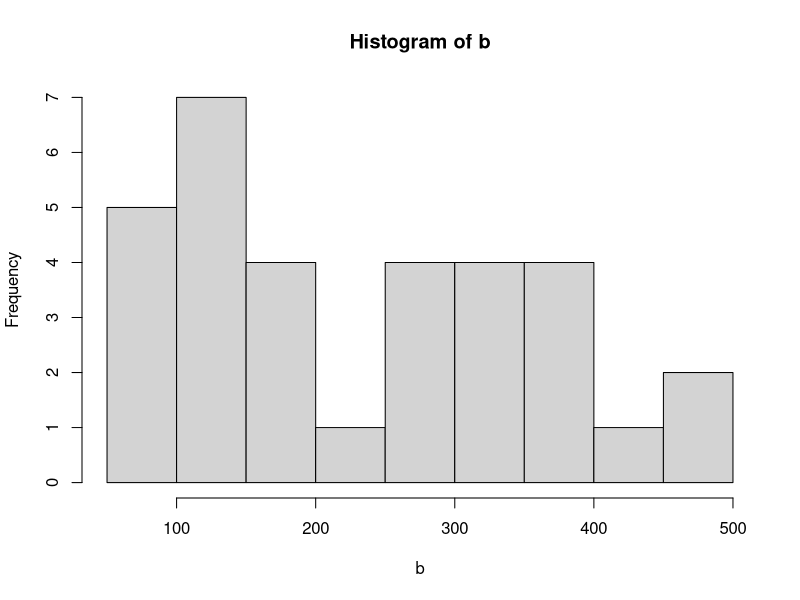
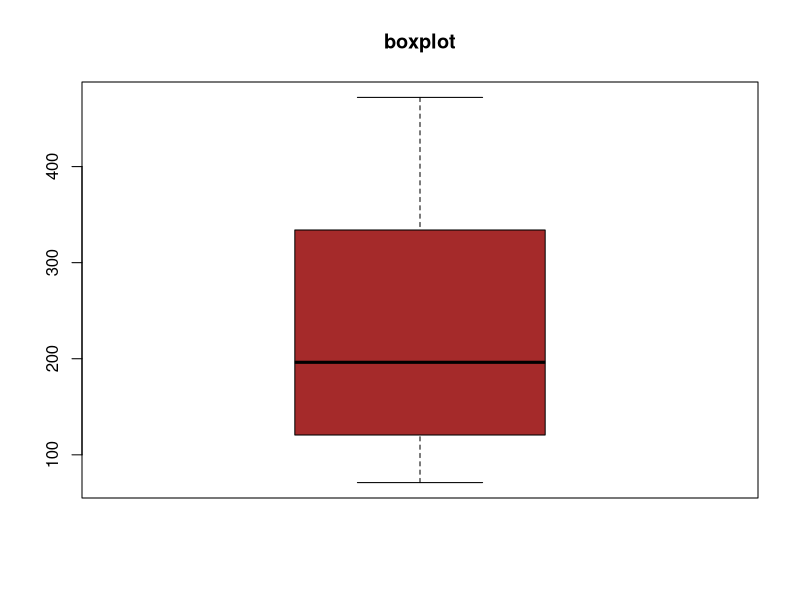
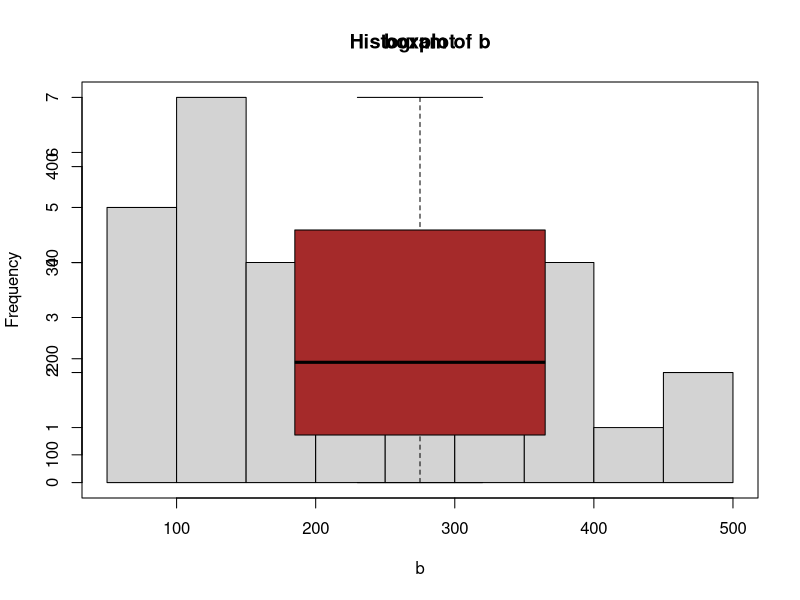
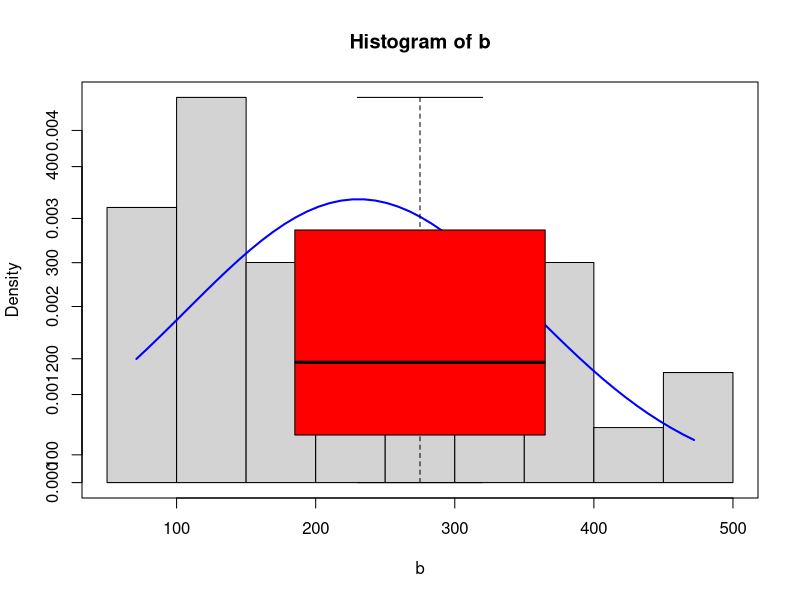

Generate these figures, in order, with R:
## ---- chunk 1
b<-mtcars$disp

## ---- chunk 2
hist(b)
boxplot(b,main="boxplot",col="brown")
## ---- chunk 3
hist(b)
par(new=TRUE)
boxplot(b,main="boxplot",col="brown")

## ---- chunk 4
hist(b,prob=TRUE)
x<-seq(min(b),max(b),length=50)
p<-dnorm(x,mean=mean(b),sd=sd(b))
lines(x,p,col="blue",lwd=2)
par(new=TRUE)
boxplot(b,col="red")
